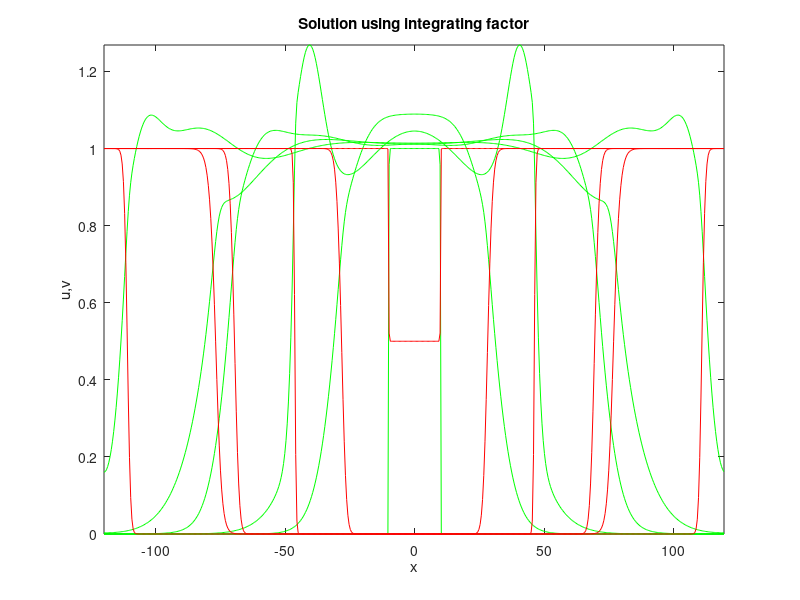
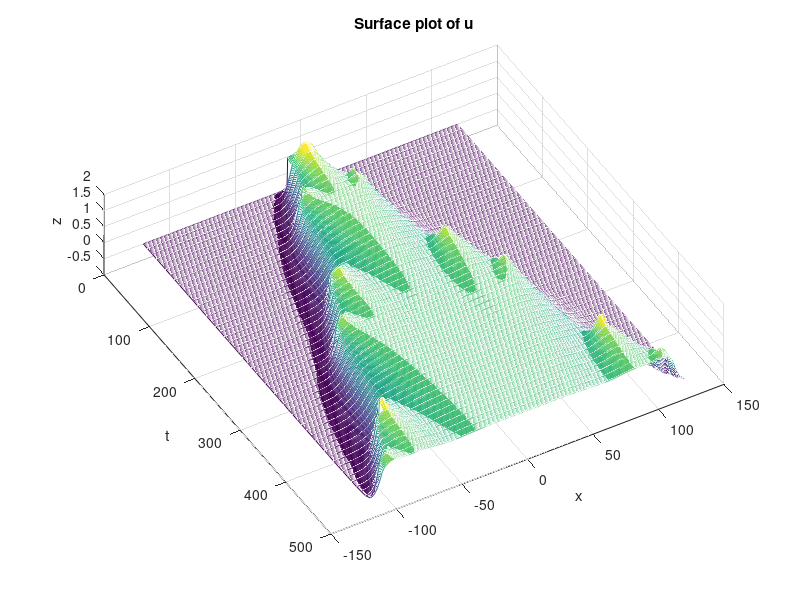
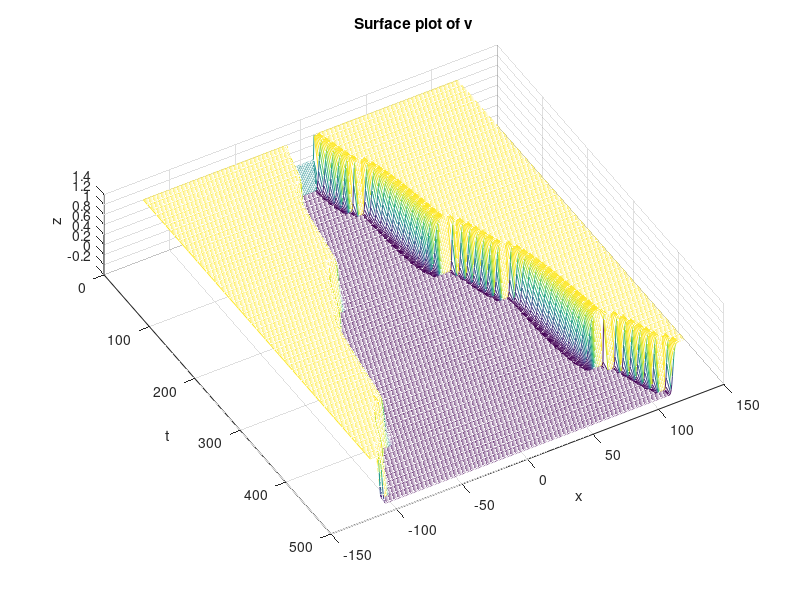

MATLAB code for these plots, in order:
function auto_RK4(N,Nfinal,dt,ckeep,L,epsilon)if nargin<6    disp('Using default parameters')    N = 512;    Nfinal=25000;    dt=0.02;    ckeep=500;    L=120;    epsilon=0.1;endx=(2*L/N)*(-N/2:N/2-1)';u=initial(x);uhat=fft(u);ukeep=zeros(N,2,1+Nfinal/ckeep);ukeep(:,:,1)=u;tkeep=dt*[0:ckeep:Nfinal];ksq=((pi/L)*[0:N/2 -N/2+1:-1]').^2;%-----------------Runge-Kutta----------------------------------------E=[exp(-dt*ksq/2) exp(-epsilon*dt*ksq/2)]; E2=E.^2;for n = 1:Nfinal    k1=dt.*fft(rhside(u));    u2=real(ifft(E.*(uhat+k1/2)));    k2=dt.*fft(rhside(u2));    u3=real(ifft(E.*uhat+k2/2));    k3=dt.*fft(rhside(u3));    u4=real(ifft(E2.*uhat+E.*k3));    k4=dt.*fft(rhside(u4));    uhat=E2.*uhat+(E2.*k1+2*E.*(k2+k3)+k4)/6;    u=real(ifft(uhat));    if mod(n,ckeep)==0,        ukeep(:,:,1+n/ckeep)=u;    endendsave('auto_RK4.mat','tkeep','ukeep','N','L','x')%----------------------Figures---------------------------------------figure(1)plot(x,squeeze(ukeep(:,1,1:10:end)),'g',x,squeeze(ukeep(:,2,1:10:end)),'r')title('Solution using integrating factor')xlabel('x');ylabel('u,v');axis('tight')figure(2)mesh(tkeep,x,squeeze(ukeep(:,1,:)));view([60,75]);xlabel('t');ylabel('x');zlabel('z')title('Surface plot of u')figure(3)mesh(tkeep,x,squeeze(ukeep(:,2,:)));view([60,75]);xlabel('t');ylabel('x');zlabel('z')title('Surface plot of v')%--------------Initial Condition ------------------------------------function u0=initial(x);u0=[0.5*(1+tanh((10-abs(x))/0.1)) 1-0.25*(1+tanh((10-abs(x))/0.1))];%---------------Right Hand Side--------------------------------------function rhs2=rhside(u)fu=max(u(:,1),0).^11; t1=u(:,2).*fu;rhs2=[t1 -t1];